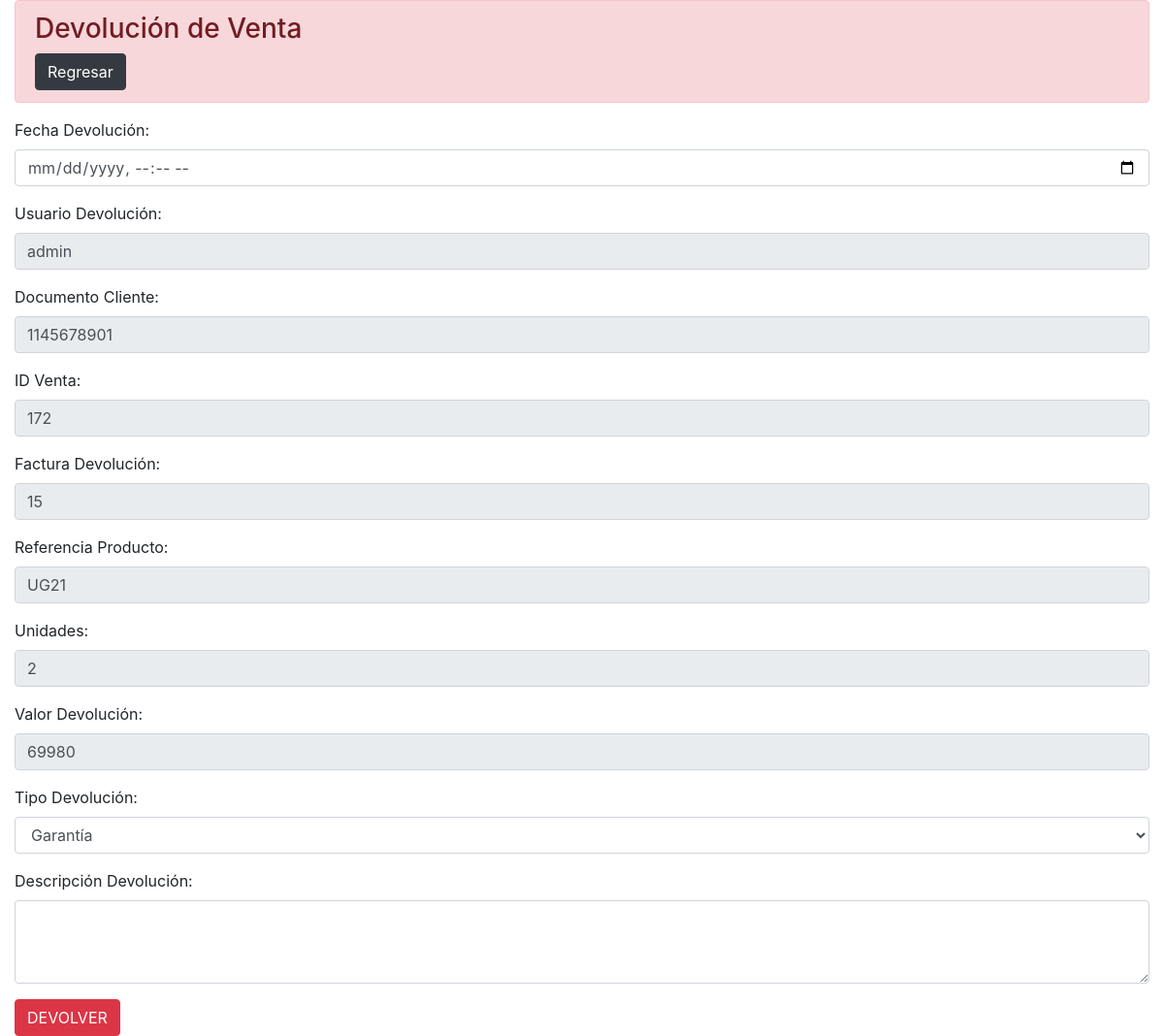
/vistas/devo_venta.php?id_venta=172 (signed in), run on the app's committed database.
### tables this page shows
CREATE TABLE `ventas` (
  `id_venta` int(11) NOT NULL AUTO_INCREMENT,
  `factura_venta` int(150) NOT NULL,
  `fecha_hora_venta` datetime NOT NULL DEFAULT current_timestamp(),
  `nom_cliente` varchar(30) NOT NULL,
  `doc_cliente_venta` varchar(11) NOT NULL,
  `valor_total_venta` decimal(10,0) NOT NULL,
  `asesor_venta` varchar(30) NOT NULL,
  `caja` varchar(2) NOT NULL,
  `forma_de_pago` varchar(30) NOT NULL,
  `unidades_venta` int(3) NOT NULL,
  `ref_prod_venta` varchar(10) NOT NULL,
  `producto_venta` varchar(50) NOT NULL,
  `valor_producto` varchar(10) NOT NULL,
  `estado` varchar(10) NOT NULL DEFAULT 'Realizada',
  PRIMARY KEY (`id_venta`)
);

### vistas/devo_venta.php (the view, shortened to what this page needs)
<?php
include '../conexion/conexion.php';
?>
<!DOCTYPE html>
<html lang="en">
<head>
    <link rel="stylesheet" href="https://stackpath.bootstrapcdn.com/bootstrap/4.5.2/css/bootstrap.min.css">
</head>
<body>
    <div class="container-fluid">
        <div class="alert alert-danger">
            <h3>Devolución de Venta</h3>
            <a class="btn btn-dark" href="ventas.php">Regresar</a>
        </div>
        <?php
        if(!isset($_POST['fecha_devo'])){
            $id_venta = $_GET['id_venta'];
            $sql = "SELECT * FROM ventas WHERE id_venta = '$id_venta'";
            $resultado = mysqli_query($conexion, $sql);
            $fila = mysqli_fetch_assoc($resultado);
            $id_venta = $fila["id_venta"];
            $factura_venta = $fila["factura_venta"];
            $doc_cliente_venta = $fila["doc_cliente_venta"];
            $valor_total_venta = $fila["valor_total_venta"];
            $asesor_venta = $fila["asesor_venta"];
            $unidades_venta = $fila["unidades_venta"];
            $ref_prod_venta = $fila["ref_prod_venta"];
        ?>
        <form action="<?php echo $_SERVER['PHP_SELF']; ?>" method="POST">
            <div class="form-group">
                <label for="fecha_devo">Fecha Devolución:</label>
                <input type="datetime-local" class="form-control" id="fecha_devo" name="fecha_devo" required>
            </div>
            <div class="form-group">
                <label for="usuario_devo">Usuario Devolución:</label>
                <input type="text" class="form-control" id="usuario_devo" name="usuario_devo" readonly
                    value="<?php echo $asesor_venta; ?>">
            </div>
            <div class="form-group">
                <label for="doc-cliente">Documento Cliente:</label>
                <input type="text" class="form-control" id="doc-cliente" name="doc-cliente" readonly
                    value="<?php echo $doc_cliente_venta; ?>">
            </div>
            <div class="form-group">
                <label for="id_venta">ID Venta:</label>
                <input type="text" class="form-control" id="id_venta" name="id_venta" readonly
                    value="<?php echo $id_venta; ?>">
            </div>
            <div class="form-group">
                <label for="factura_devo">Factura Devolución:</label>
                <input type="text" class="form-control" id="factura_devo" name="factura_devo" readonly
                    value="<?php echo $factura_venta; ?>">
            </div>
            <div class="form-group">
                <label for="ref-pro">Referencia Producto:</label>
                <input type="text" class="form-control" id="ref-pro" name="ref-pro" readonly
                    value="<?php echo $ref_prod_venta; ?>">
            </div>
            <div class="form-group">
                <label for="unds">Unidades:</label>
                <input type="text" class="form-control" id="unds" name="unds" readonly
                    value="<?php echo $unidades_venta; ?>">
            </div>
            <div class="form-group">
                <label for="valor_devo">Valor Devolución:</label>
                <input type="text" class="form-control" id="valor_devo" name="valor_devo" readonly
                    value="<?php echo $valor_total_venta; ?>">
            </div>
            <div class="form-group">
                <label for="tipo_devo">Tipo Devolución:</label>
                <select class="form-control" id="tipo_devo" name="tipo_devo">
                    <option value="Garantía">Garantía</option>
                </select>
            </div>
            <div class="form-group">
                <label for="descripcion_devo">Descripción Devolución:</label>
                <textarea class="form-control" id="descripcion_devo" name="descripcion_devo" rows="3"
                    required></textarea>
            </div>
            <button type="submit" class="btn btn-danger">DEVOLVER</button>
        </form>
        <?php } ?>
    </div>
</body>
</html>

### data on the page
ventas: usuario_devo "admin", doc-cliente "1145678901", id_venta "172", factura_devo "15", ref-pro "UG21", unds "2", valor_devo "69980"
